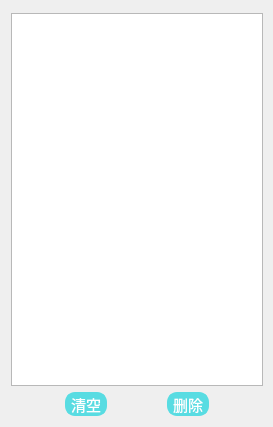
<?xml version="1.0" encoding="UTF-8"?>
<ui version="4.0">
 <class>bookmark</class>
 <widget class="QWidget" name="bookmark">
  <property name="geometry">
   <rect>
    <x>0</x>
    <y>0</y>
    <width>273</width>
    <height>427</height>
   </rect>
  </property>
  <property name="font">
   <font>
    <pointsize>9</pointsize>
   </font>
  </property>
  <property name="windowTitle">
   <string>Form</string>
  </property>
  <property name="styleSheet">
   <string notr="true">QPushButton{
background-color:  rgb(88, 220, 226);
border:2px solid  rgb(88, 220, 226);
border-radius:10px;
color: rgb(255, 255, 255);
padding:0px 4px;
height:20px;
}
QPushButton:hover{
background-color: rgb(0, 147, 255);
border:2px solid  rgb(0, 147, 255);
font:bold;

}</string>
  </property>
  <widget class="QWidget" name="verticalLayoutWidget">
   <property name="geometry">
    <rect>
     <x>7</x>
     <y>9</y>
     <width>260</width>
     <height>411</height>
    </rect>
   </property>
   <layout class="QVBoxLayout" name="verticalLayout">
    <property name="leftMargin">
     <number>4</number>
    </property>
    <property name="topMargin">
     <number>4</number>
    </property>
    <property name="rightMargin">
     <number>4</number>
    </property>
    <property name="bottomMargin">
     <number>4</number>
    </property>
    <item>
     <widget class="QListWidget" name="listWidget"/>
    </item>
    <item>
     <layout class="QHBoxLayout" name="horizontalLayout">
      <item>
       <spacer name="horizontalSpacer_2">
        <property name="orientation">
         <enum>Qt::Horizontal</enum>
        </property>
        <property name="sizeHint" stdset="0">
         <size>
          <width>40</width>
          <height>20</height>
         </size>
        </property>
       </spacer>
      </item>
      <item>
       <widget class="QPushButton" name="pushButton">
        <property name="font">
         <font>
          <pointsize>11</pointsize>
         </font>
        </property>
        <property name="focusPolicy">
         <enum>Qt::NoFocus</enum>
        </property>
        <property name="text">
         <string>清空</string>
        </property>
       </widget>
      </item>
      <item>
       <spacer name="horizontalSpacer">
        <property name="orientation">
         <enum>Qt::Horizontal</enum>
        </property>
        <property name="sizeHint" stdset="0">
         <size>
          <width>40</width>
          <height>20</height>
         </size>
        </property>
       </spacer>
      </item>
      <item>
       <widget class="QPushButton" name="pushButton_2">
        <property name="font">
         <font>
          <pointsize>11</pointsize>
         </font>
        </property>
        <property name="focusPolicy">
         <enum>Qt::NoFocus</enum>
        </property>
        <property name="text">
         <string>删除</string>
        </property>
       </widget>
      </item>
      <item>
       <spacer name="horizontalSpacer_3">
        <property name="orientation">
         <enum>Qt::Horizontal</enum>
        </property>
        <property name="sizeHint" stdset="0">
         <size>
          <width>40</width>
          <height>20</height>
         </size>
        </property>
       </spacer>
      </item>
     </layout>
    </item>
   </layout>
  </widget>
 </widget>
 <resources/>
 <connections/>
</ui>
